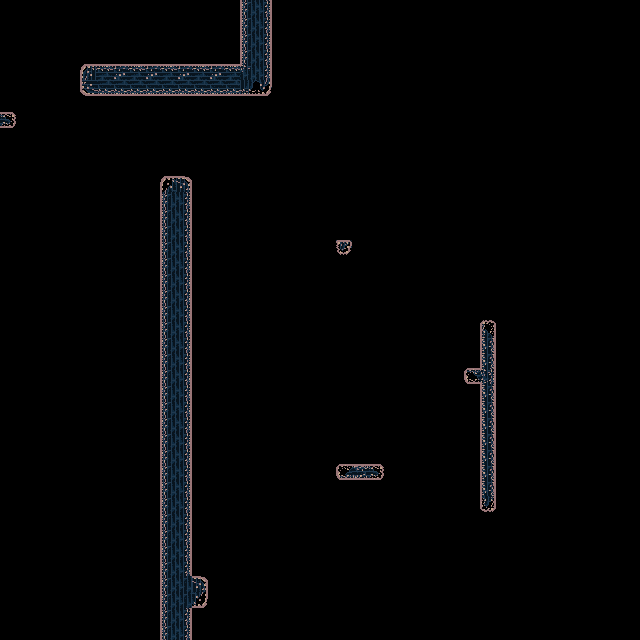

This is a level from a 2D game, rendered from its Tiled map with the project's own tilesets. A one-line summary and the map file follow, with tile-layer data summarised:
An orthogonal 40x40 tile map with 16x16 px tiles, 4 tile layers (wall, ground, details2, details) and 9 objects.

<map version="1.9" tiledversion="1.9.2" orientation="orthogonal" renderorder="right-down" width="40" height="40" tilewidth="16" tileheight="16" infinite="0" nextlayerid="6" nextobjectid="10">
 <editorsettings>
  <export target="../2.lua" format="lua" />
 </editorsettings>
 <tileset firstgid="1" name="tileset gmtk-ts2" tilewidth="16" tileheight="16" tilecount="40" columns="8">
  <image source="../../../assets/caveassets/tileset gmtk-ts2.png" width="128" height="80" />
 </tileset>
 <layer id="4" name="wall" width="40" height="40">
  <data>[1600 cells, 110 non-empty, 8 distinct tile ids]</data>
 </layer>
 <layer id="1" name="ground" width="40" height="40">
  <data>[1600 cells, 108 non-empty, 15 distinct tile ids]</data>
 </layer>
 <layer id="3" name="details2" width="40" height="40">
  <data>[1600 cells, 1 non-empty, 1 distinct tile ids]</data>
 </layer>
 <layer id="2" name="details" width="40" height="40">
  <data>[1600 cells, 1 non-empty, 1 distinct tile ids]</data>
 </layer>
 <objectgroup color="#ff0000" id="5" name="solid">
  <object id="1" x="160.688" y="176.125" width="30.9375" height="463.271">
   <properties>
    <property name="collidable" type="bool" value="true" />
   </properties>
  </object>
  <object id="2" x="191.652" y="576.143" width="15.7813" height="31.8127">
   <properties>
    <property name="collidable" type="bool" value="true" />
   </properties>
  </object>
  <object id="3" x="336.234" y="239.969" width="15.7813" height="13.4377">
   <properties>
    <property name="collidable" type="bool" value="true" />
   </properties>
  </object>
  <object id="4" x="-0.26565" y="112.656" width="15.7813" height="14.8127">
   <properties>
    <property name="collidable" type="bool" value="true" />
   </properties>
  </object>
  <object id="5" x="464.359" y="368.781" width="15.7813" height="14.1877">
   <properties>
    <property name="collidable" type="bool" value="true" />
   </properties>
  </object>
  <object id="6" x="337.109" y="464.781" width="45.5313" height="14.1877">
   <properties>
    <property name="collidable" type="bool" value="true" />
   </properties>
  </object>
  <object id="7" x="480.422" y="320.531" width="15.0938" height="189.46">
   <properties>
    <property name="collidable" type="bool" value="true" />
   </properties>
  </object>
  <object id="8" x="240.703" y="0.145" width="30.1961" height="94.96">
   <properties>
    <property name="collidable" type="bool" value="true" />
   </properties>
  </object>
  <object id="9" x="80.4929" y="64.5598" width="160.196" height="30.9287">
   <properties>
    <property name="collidable" type="bool" value="true" />
   </properties>
  </object>
 </objectgroup>
</map>
